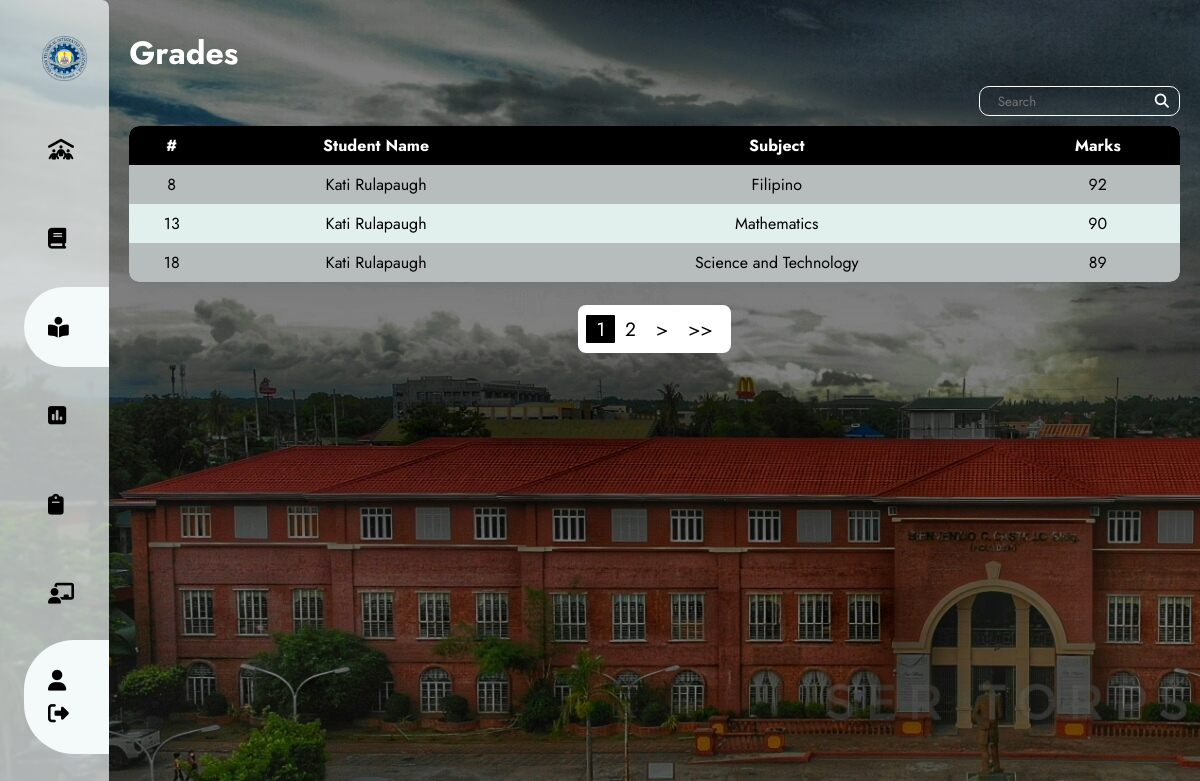
The app's page /pages/viewGrades.php (signed in) with its own data.
### tables this page shows
CREATE TABLE `grades` (
  `gradeID` int(11) NOT NULL,
  `studentID` int(11) DEFAULT NULL,
  `teacherID` int(11) DEFAULT NULL,
  `subjectID` int(11) DEFAULT NULL,
  `studName` varchar(255) DEFAULT NULL,
  `subject` varchar(255) NOT NULL,
  `grade` int(11) DEFAULT NULL
);

### pages/viewGrades.php (the view, shortened to what this page needs)
<?php
include("../phpFiles/dbConnect.php");
$searchKeyword = "";
if (isset($_GET["searchKeyword"])) {
    $searchKeyword = $_GET["searchKeyword"];
    $sql = "SELECT * FROM grades WHERE gradeID LIKE '%$searchKeyword%' OR studName LIKE '%$searchKeyword%' OR subject LIKE '%$searchKeyword%' OR grade LIKE '%$searchKeyword%'";
} else {
    $loggedInStudentID = $_SESSION["studentID"];
    $sql = "SELECT * FROM grades WHERE studentID = $loggedInStudentID";
}
$result = $connect->query($sql);
?>
<!DOCTYPE html>
<html lang="en">
<head>
    <link rel="stylesheet" href="../styles/reviews.css">
    <?php include('header.php'); ?>
</head>
<body>
    <div class="container">
    <?php
                include('../components/ssidebar.php');
        ?>
        <main>
          <h1>Grades</h1>
          <div class="main-content">
            <div class="contain">
              <form action="<?php echo htmlspecialchars($_SERVER["PHP_SELF"]); ?>" method="get" class="search" id="upd-form">
                <input type="text" name="searchKeyword" value="<?php echo $searchKeyword; ?>" placeholder="  Search">
                <i class="fa-solid fa-magnifying-glass"></i>
              </form>
            </div>
            <?php
              echo "<table>";
              echo "<tr><th>#</th><th>Student Name</th><th>Subject</th><th>Marks</th></tr>";
              if ($result->num_rows > 0) {
                  while ($row = $result->fetch_assoc()) {
                    echo "<tr>";
                    echo "<td>" . $row["gradeID"] . "</td>";
                    echo "<td>" . $row["studName"] .  "</td>";
                    echo "<td>" . $row["subject"] . "</td>";
                    echo "<td>" . $row["grade"] . "</td>";
                  }
                  echo "</div>";
                } else {
                    echo "<tr><td colspan='7' id='noRes'>No Results</td></tr>";
                }
                echo "</table><br>";
            ?>
            <div class="paginationCont">
                <div class="paginationMain">
                    <?php
                        include("../pages/pagination.php");
                    ?>
                </div>
            </div>
        </main>
    </div>
</body>
</html>

### styles/reviews.css (style rules this page uses)
:root { --bg: #f4fafa; --bg-darker: #eaf4f3; --teal: #38a095; --lightgreen: #cce1df; --lightblue: #90cac4; --blue: #8edaf1; }
* { margin: 0; padding: 0; outline: none; border: none; text-decoration: none; box-sizing: border-box; font-family: "Jost", sans-serif; }
body { background-image: linear-gradient(rgba(0, 0, 0, 0.5), rgba(0, 0, 0, 0.5)),url("../images/bths.jpg"); }
.container { display: flex; }
main { position: relative; padding: 20px; width: calc(100% - 100px); }
.contain { height: 30px; display: flex; justify-content: flex-end; gap: 15px; }
.button, .search { font-size: 1.2em; background: none; }
.search { display: flex; border: 1px solid white; border-radius: 10px; padding-left: 10px; }
.search input { background: none; }
.search i { color: white; font-size: 0.8875rem; padding: 0 10px 0 5px; align-self: center; }
h1 { padding: 10px 0; color: white; }
.main-content { text-align: center; }
table { overflow: hidden; border-radius: 10px; margin-top: 10px; border-collapse: collapse; width: 100%; box-shadow: rgba(100, 100, 111, 0.2) 0px 7px 29px 0px; }
th, td { padding: 8px; text-align: center; word-wrap: break-word; }
th { background-color: black; color: white; }
tr:nth-child(even) { background-color: #b7bcbc; -webkit-backdrop-filter: blur(1px); backdrop-filter: blur(1px); }
tr:nth-child(odd) { background-color: #E1EFED; }
.paginationCont { display: flex; justify-content: center; align-items: center; }
.paginationMain { display: flex; justify-content: center; align-items: center; height: 3em; border-radius: 0.5rem; background-color: white; color: white; box-shadow: rgba(100, 100, 111, 0.2) 0px 7px 29px 0px; padding: 0.5em }

### styles/adminDashboard.css (style rules this page uses)
* { margin: 0; padding: 0; box-sizing: border-box; font-family: 'Jost', sans-serif; }
body { margin: 0; padding: 0; background-image: linear-gradient(rgba(0, 0, 0, 0.5), rgba(0, 0, 0, 0.5)),url("../images/bths.jpg"); background-repeat: no-repeat; background-attachment:fixed; height: 100vh; }

### styles/sidebar.css (style rules this page uses)
* { font-family: 'Jost', sans-serif; }
:root { --green: #39a096; --lightblue: #a0cad8; --white: #f4f4f4; --darkwhite: #f4fafa; }

### records on screen
grades: gradeID "8", studName "Kati Rulapaugh", subject "Filipino", grade "92"
grades: gradeID "13", studName "Kati Rulapaugh", subject "Mathematics", grade "90"
grades: gradeID "18", studName "Kati Rulapaugh", subject "Science and Technology", grade "89"
